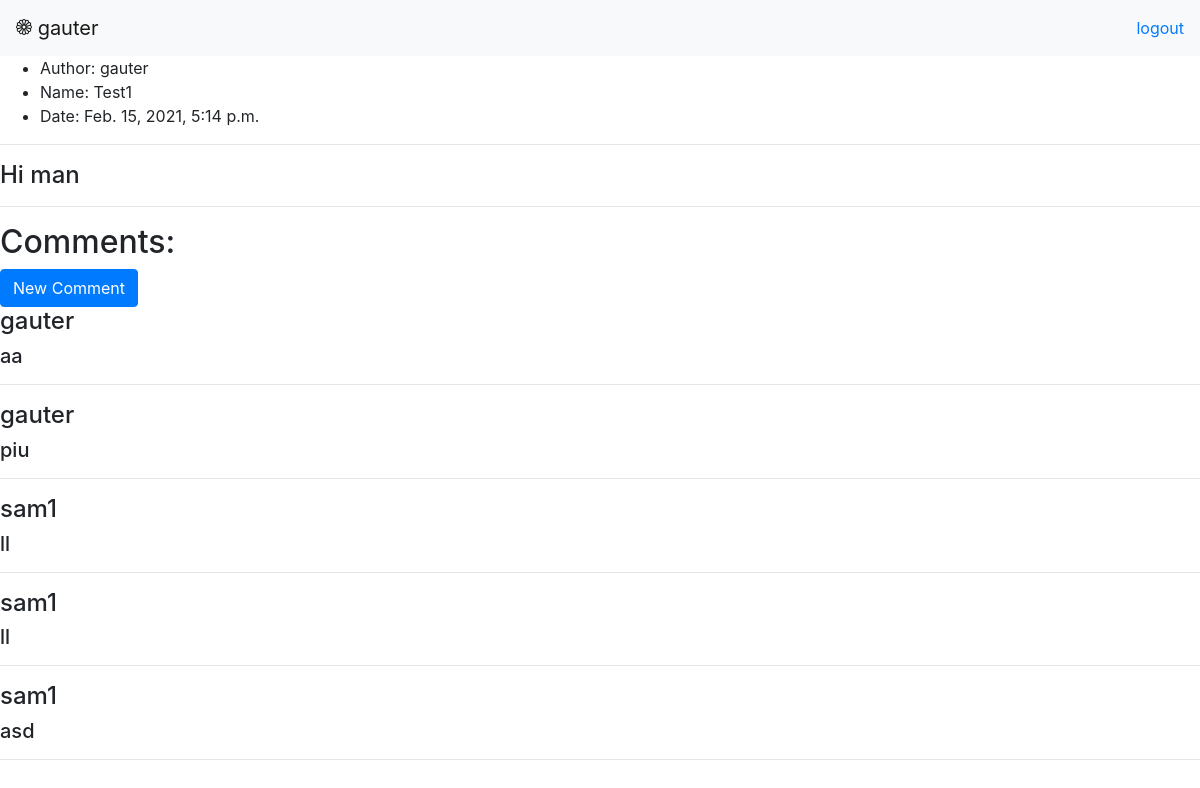
The app's page /site/1/ (signed in) with its own data.
### page/models.py (models this page shows, shortened)
class Post(models.Model):
    author = models.ForeignKey(User, on_delete = models.CASCADE, null = True)
    name = models.CharField(max_length = 30)
    content = models.TextField()
    date = models.DateTimeField(auto_now = True)
    slug = models.SlugField(null = True, unique = True)

class Comment(models.Model):
    author = models.ForeignKey(User, on_delete = models.CASCADE, null = True)
    post = models.ForeignKey(Post, on_delete = models.CASCADE, null = True)
    content = models.TextField()

### page/views.py (the view)
# urls.py: path('<slug:slug>/', views.post, name = 'post'),
def post(request, slug):
    form = CommentForm()
    list_post = Post.objects.get(slug = slug)
    if request.user.is_authenticated:
        if request.method == 'POST':
            form = CommentForm(request.POST, request.FILES)
            if form.is_valid():
                pos = form.save(commit = True)
                pos.author = request.user
                pos.post = list_post
                pos.save()
    list_comment = Comment.objects.filter(post = list_post)
    data = {
        'list_post': list_post,
        'form': form,
        'list_comment': list_comment
    }
    return render(request, 'post.html', data)

### page/templates/post.html (shortened to what this page needs)
{% extends 'base.html' %} {% block content %}
<ul>
  <li>Author: {{list_post.author}}</li>
  <li>Name: {{list_post.name}}</li>
  <li>Date: {{list_post.date}}</li>
</ul>
<hr />
<h4>{{list_post.content}}</h4>
<hr />
<h2>Comments:</h2>
<button
  type="button"
  class="btn btn-primary"
  data-toggle="modal"
  data-target="#exampleModal"
  data-whatever="@mdo"
>
  New Comment
</button>
{% for i in list_comment %}
<h4>{{i.author}}</h4>
<h5>{{i.content}}</h5>
<hr />
{% endfor %} {% endblock %}

### page/templates/base.html (shortened to what this page needs)
<!DOCTYPE html>
<html lang="en">
  <head>
    {% load static %}
    <link rel="stylesheet" href="{% static 'navbar.css' %}" />
    <link
      rel="stylesheet"
      href="https://maxcdn.bootstrapcdn.com/bootstrap/4.0.0/css/bootstrap.min.css"
    />
  </head>
  <body>
    <nav class="navbar navbar-light bg-light ss">
      <a class="navbar-brand" href="{% url 'index' %}">
        {{user}}
      </a>
      {% if not user.is_authenticated %}
      <a href="{% url 'signin' %}">signin</a>
      <a href="{% url 'signup' %}">signup</a>
      {% else %}
      <a href="{% url 'logout' %}">logout</a>
      {% endif %}
    </nav>
    {% block content %} {% endblock %}
  </body>
</html>

### records on screen
Post: author "gauter", name "Test1", date "Feb. 15, 2021, 5:14 p.m.", content "Hi man"
Comment: author "gauter", content "aa"
Comment: author "gauter", content "piu"
Comment: author "sam1", content "ll"
Comment: author "sam1", content "ll"
Comment: author "sam1", content "asd"

### other values on screen
{{ user }} "gauter"
